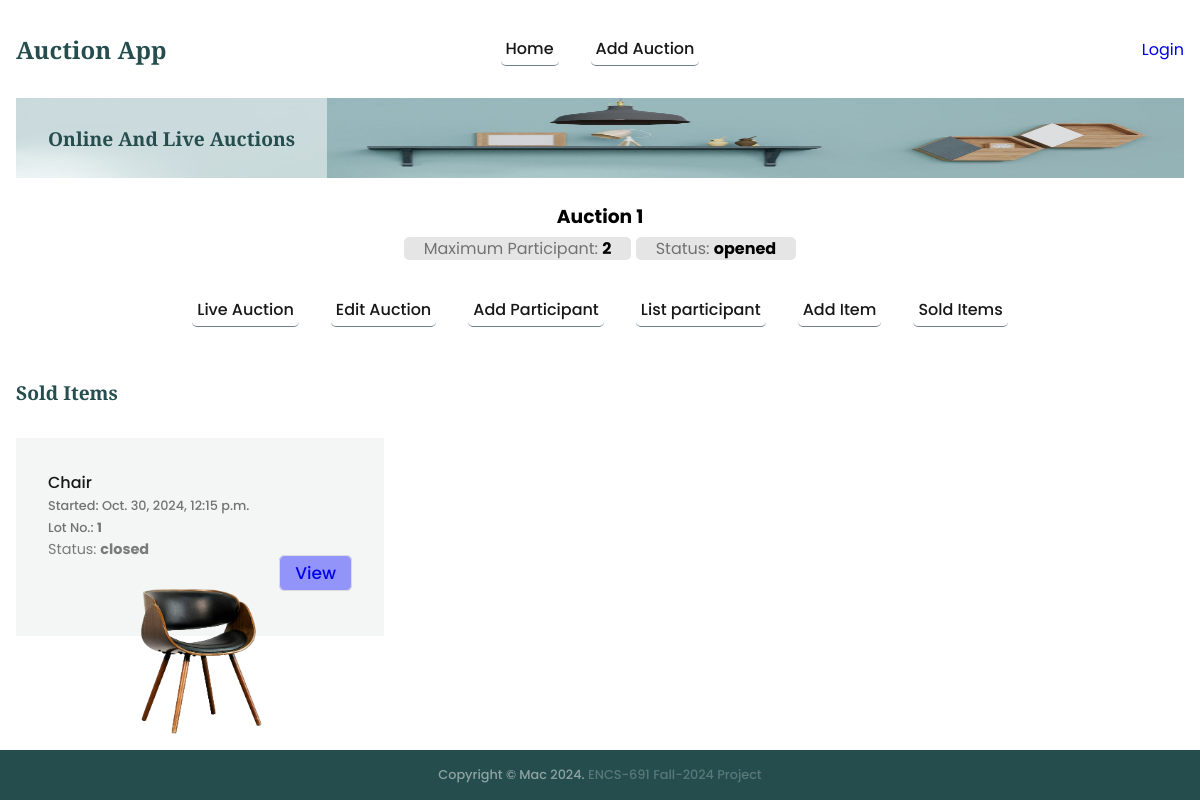
The page /auction/1/sold-items on the database its author committed.
### auctions/models.py (models this page shows, shortened)
class Auction(models.Model):
    name = models.CharField(max_length=200)
    description = models.CharField(max_length=200)
    status = models.CharField(max_length=200, default='opened')
    auction1 = models.CharField(max_length=200, default='0')
    maxparticipant = models.CharField(max_length=200, default='0')
    username = models.CharField(max_length=200, default='-')
    createdat = models.DateTimeField(default=timezone.now)

class Item(models.Model):
    auctionid = models.CharField(max_length=200)
    name = models.CharField(max_length=200)
    description = models.CharField(max_length=200)
    categoryid = models.CharField(max_length=200)
    subcategoryid = models.CharField(max_length=200)
    status = models.CharField(max_length=200)
    minimumbid = models.IntegerField()
    username = models.CharField(max_length=200)
    image = models.CharField(max_length=200)
    createdat = models.DateTimeField(default=timezone.now)
    startat = models.DateTimeField(default=timezone.now)
    endat = models.DateTimeField()

### auctions/views.py (the view)
# urls.py: path('auction/<int:aid>/sold-items', views.getSoldItems, name='getSoldItems'),
def getSoldItems(req, aid):
    context = {'pageOptions':{'page':'soldItems', 'buttonLabel':'View', 'header':'Sold Items'}}
    auction = getRecordByPk(Auction, aid)
    try:
        filteredItems = Item.objects.filter(auctionid=aid, status='closed')
    except:
        logging.error('getSoldItems: items not found')
        return render(req, 'auctions/auctionIndex.html', context=context)
    else:
        context['auction'] = auction
        context['items'] = filteredItems
        return render(req, 'auctions/auctionIndex.html', context=context)

### auctions/utils.py (called while the page is built)
def getRecordByPk(model, id):
    try:
        record = model.objects.get(pk=id)
    except (KeyError, model.DoesNotExist):
        logging.error('getRecordByPk: model does not exist')
        return None
    else:
        return record

### templates/auctions/auctionIndex.html
{% extends "auctions/auctionBase.html" %}
{% block auction_content %}
<div>
    {% if auction and items and pageOptions %}
    <h4 class="section__header">{{pageOptions.header}}</h4>
    <div class="product__grid">
        {% for item in items %}
        <div class="product__card">
            <h4>{{item.name}}</h4>
            <p>Started: {{item.createdat}}</p>
            <p>Lot No.: <strong>{{item.id}}</strong></p>
            <div class="product-status">Status: <strong>{{item.status}}</strong></div>
            <div class="btn-div">
                <a class="bid-btn" href="{% url 'auctions:bidItem' auction.id item.id %}?page={{pageOptions.page}}">
                    {{pageOptions.buttonLabel}}
                </a>
            </div>
            <img src="{{item.image}}" alt="{{item.name}}" />
        </div>
        {% endfor %}
    </div>
    {% else %}
        <div class="auction-notice">No item available</div>
    {% endif %}
</div>
{% endblock %}

### templates/auctions/auctionBase.html
{% extends "base.html" %}
{% block content %}
<section class="section__container product__container" id="product">
    <div class="auctionbase__header">
        <a href="{% url 'auctions:auctionIndex' auction.id %}">
            <h3>{{auction.name}}</h3>
            <span>Maximum Participant: <strong>{{auction.maxparticipant}}</strong></span>
            <span>Status: <strong>{{auction.status}}</strong></span>
        </a>
    </div>
    <nav>
        <ul class="nav__links auction__nav__links" id="nav-links">
            {% if auction %}
            <li><a href="{% url 'auctions:auctionIndex' auction.id %}">Live Auction</a></li>
            <li><a href="{% url 'auctions:editAuction' auction.id %}">Edit Auction</a></li>
            <li><a href="{% url 'auctions:addParticipant' auction.id %}">Add Participant</a></li>
            <li><a href="{% url 'auctions:listParticipant' auction.id %}">List participant</a></li>
            <li><a href="{% url 'auctions:addItem' auction.id %}">Add Item</a></li>
            <li><a href="{% url 'auctions:getSoldItems' auction.id %}">Sold Items</a></li>
            {% endif %}
        </ul>
    </nav>
    {% include "auctions/message.html" %}
    {% block auction_content %}{% endblock %}
</section>
{% endblock %}

### auctions/static/css/styles.css (style rules this page uses)
:root { --primary-color: #254d4d; --text-dark: #171717; --text-light: #737373; --extra-light: #f4f6f5; --white: #ffffff; --max-width: 1200px; --header-font: "Merriweather", serif; }
* { padding: 0; margin: 0; box-sizing: border-box; }
.section__container { max-width: var(--max-width); margin: auto; padding: 1.5rem 1rem; }
.section__header { margin-bottom: 0.5rem; font-size: 1.2rem; font-weight: 600; font-family: var(--header-font); color: var(--primary-color); }
img { display: flex; width: 100%; height: 150px; }
a { text-decoration: none; transition: 0.3s; }
ul { list-style: none; }
html, body { scroll-behavior: smooth; }
body { font-family: "Poppins", sans-serif; }
nav { position: fixed; isolation: isolate; width: 100%; max-width: var(--max-width); margin-inline: auto; z-index: 9; }
.nav__links { position: absolute; top: 65px; left: 0; width: 100%; padding: 2rem; display: flex; align-items: center; justify-content: center; flex-direction: column; gap: 2rem; background-color: var(--primary-color); transition: 0.5s; z-index: -1; transform: translateY(-100%); }
.nav__links a { font-weight: 500; color: var(--white); }
.nav__links li { padding: 4px 5px; border-radius: 5px; border-bottom: 1px solid slategray; }
.product__grid { margin-top: 2rem; display: grid; gap: 2rem; }
.product__card { position: relative; isolation: isolate; padding: 2rem; }
.product__card::before { position: absolute; content: ""; top: 0; left: 0; width: 100%; height: 60%; background-color: var(--extra-light); z-index: -1; transition: 0.3s; }
.product__card h4 { font-size: 1rem; font-weight: 500; color: var(--text-dark); }
.product__card p { padding: 2px 0; font-size: 0.8rem; font-weight: 500; color: var(--text-light); }
.product__card .product-status { font-size: 0.9rem; color: rgba(0, 0, 0, 0.5); }
.product__card img { max-width: 150px; margin-inline: auto; }
.product__card .btn-div { text-align: end; }
.auctionbase__header { text-align: center; }
.auctionbase__header span { background-color: rgba(0, 0, 0, 0.1); color: rgba(0, 0, 0, 0.5); padding: 0 20px; border-radius: 5px; }
.auctionbase__header strong { color: black; }
.auctionbase__header h3 { color: black; padding-bottom: 5px; }
.product__card .bid-btn { font-size: 1.2rem; font-weight: 500; cursor: pointer; padding: 5px 15px; font-size: 17px; border: 1px solid #ddd; border-radius: 6px; outline: none; background-color: rgba(0, 0, 255, 0.4); z-index: 10; position: relative; }
@media (width > 540px) { .product__grid { grid-template-columns: repeat(2, 1fr); } }
@media (width > 768px) { nav { position: static; padding: 2rem 1rem; display: flex; align-items: center; justify-content: space-between; gap: 2rem; } }
@media (width > 768px) { .nav__links { position: static; padding: 0; width: fit-content; flex-direction: row; gap: 2rem; background-color: transparent; transform: none; } }
@media (width > 768px) { .nav__links a { color: var(--text-dark); } }
@media (width > 768px) { .product__grid { grid-template-columns: repeat(3, 1fr); } }
::placeholder { text-transform: none; }
a { text-decoration: none; }
.auction__nav__links { width: 100% !important; }

### rows shown on the page
Auction: name "Auction 1", maxparticipant "2", status "opened"
Item: name "Chair", createdat "Oct. 30, 2024, 12:15 p.m.", id "1", status "closed", buttonLabel "View", image (picture)

### other values the page prints
{{ pageOptions.header }} "Sold Items"
